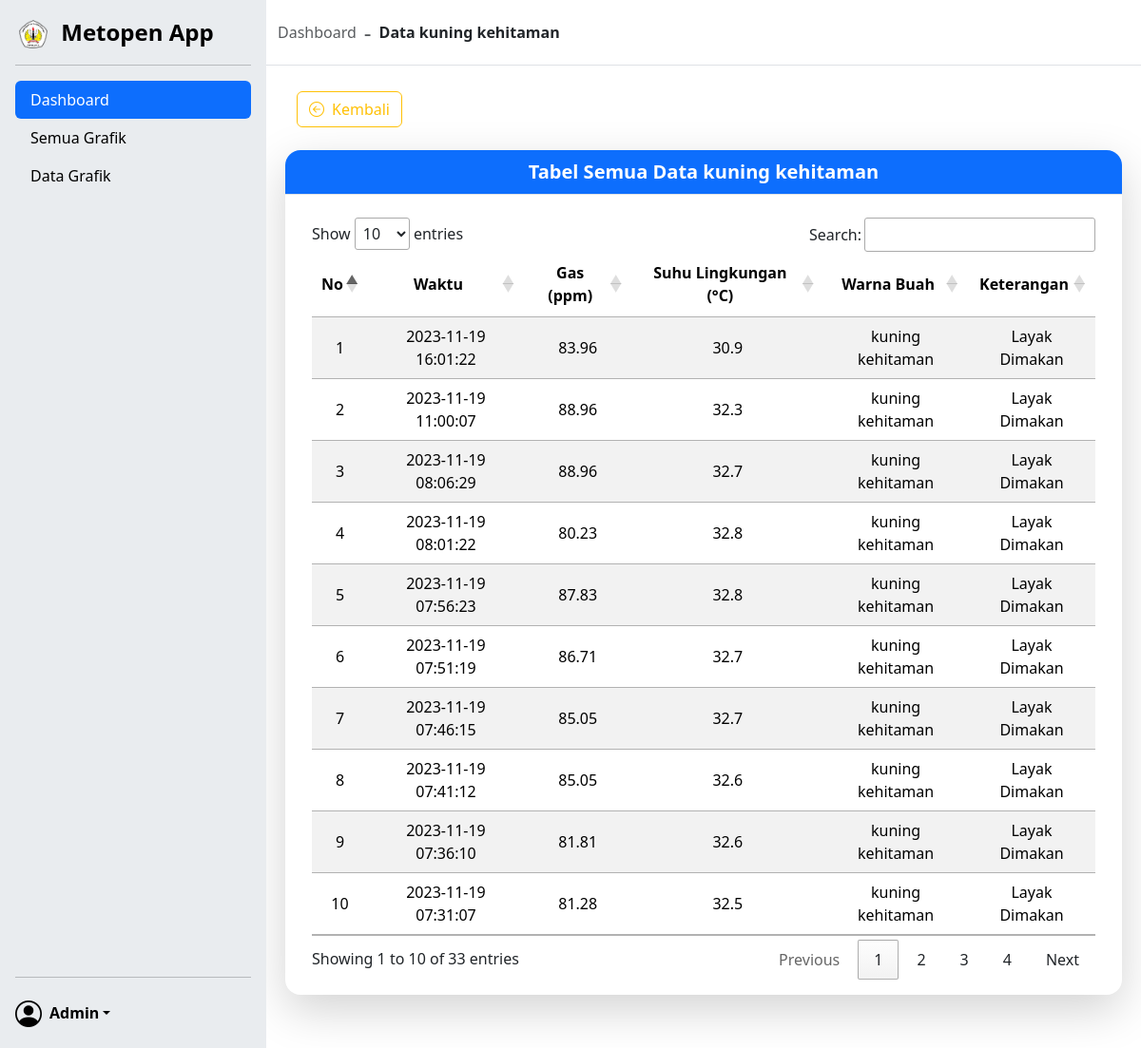
/rincian-buah-layak-dimakan.php?warna-buah=kuning kehitaman (signed in), run on the app's committed database.
### tables this page shows
CREATE TABLE `data` (
  `id` int(7) NOT NULL,
  `gas` float(8,2) DEFAULT NULL,
  `suhu_lingkungan` float(4,2) DEFAULT NULL,
  `warna_buah_id` int(3) DEFAULT NULL,
  `kelayakan` tinyint(1) NOT NULL,
  `created_at` timestamp NOT NULL DEFAULT current_timestamp(),
  `updated_at` timestamp NOT NULL DEFAULT current_timestamp() ON UPDATE current_timestamp()
);

CREATE TABLE `warna_buah` (
  `id` int(3) NOT NULL,
  `warna` varchar(30) NOT NULL
);

### rincian-buah-layak-dimakan.php (the view, shortened to what this page needs)
<?php
require 'conn.php';
include "./View/data.view.php";
?>
<!DOCTYPE html>
<html lang="en">
<head>
    <link rel="stylesheet" href="public/css/bootstrap.min.css" />
    <link rel="stylesheet" href="public/css/sidebars.css" />
    <link rel="stylesheet" href="https://cdn.jsdelivr.net/npm/bootstrap-icons@1.10.4/font/bootstrap-icons.css">
    <link rel="stylesheet" href="https://cdn.datatables.net/1.13.4/css/jquery.dataTables.min.css">
</head>
<body>
    <div class="sidebar d-flex flex-column flex-shrink-0 p-1 p-md-3 bg-body-secondary">
        <a href="" class="d-flex align-items-center mb-md-0 me-md-auto link-body-emphasis text-decoration-none">
            <span class="fs-4 fw-bold text-text-center">
                <img src="public/image/untan.png" width="30px" class="mx-1 me-md-2">
                <span class="text-dashboard-item">Metopen App</span>
            </span>
        </a>
        <hr>
        <ul class="nav nav-pills flex-column mb-auto">
            <li>
                <a href="index.php" class="nav-link active text-dashboard-item">
                    Dashboard
                </a>
            </li>
            <li>
                <a href="all-grafik.php" class="nav-link link-body-emphasis text-dashboard-item">
                    Semua Grafik
                </a>
            </li>
            <li class="nav-item">
                <a href="data-tables.php" class="nav-link link-body-emphasis text-dashboard-item">
                    Data Grafik
                </a>
            </li>
        </ul>
        <hr>
        <div class="dropdown">
            <a href="#" class="d-flex align-items-center link-body-emphasis text-decoration-none dropdown-toggle" data-bs-toggle="dropdown" aria-expanded="false">
                <i class="bi bi-person-circle fs-3 me-2"></i>
                <strong class="text-dashboard-item"><?= $_SESSION['admin-name'] ?></strong>
            </a>
        </div>
    </div>
    <div class="main-content">
        <div class="container scrollarea">
            <div class="row">
                <div class="col-md-12 pt-3 pb-3 border-bottom bg index">
                    <a href="" class="d-flex align-items-center me-md-auto text-dark text-decoration-none">
                        <span class="fs-6 text-muted me-2">Dashboard </span><span class="fs-4 text-muted"> - </span><span class="ms-2 fs-6 fw-bold"> Data <?= $_GET['warna-buah'] ?></span>
                    </a>
                </div>
            </div>
            <div class="row m-2 mt-5">
                <div class="row mt-5">
                    <div class="col-md-12">
                        <a href="buah-layak-makan.php" class="text-decoration-none">
                            <button type="button" class="btn btn-outline-warning"><i class="bi bi-arrow-left-circle me-2"></i>Kembali</button>
                        </a>
                    </div>
                </div>
                <div class="col-md-12 shadow-lg border border-0 rounded-4 mt-4 mb-5">
                    <div class="row mb-2">
                        <div class="col-md-12 bg-primary text-center border-0 border-bottom rounded-top-4 p-2">
                            <span class="fs-5 text-white fw-bold">
                                Tabel Semua Data <?= $_GET['warna-buah'] ?>
                            </span>
                        </div>
                    </div>
                    <div class="container p-3">
                        <div class="col-md-12 table-responsive text-center">
                            <table class="table table-striped align-middle" id="data_grafik_table">
                                <thead>
                                    <tr>
                                        <th class="align-middle text-center">No</th>
                                        <th class="align-middle text-center">Waktu</th>
                                        <th class="align-middle text-center">Gas (ppm)</th>
                                        <th class="align-middle text-center">Suhu Lingkungan (°C)</th>
                                        <th class="align-middle text-center">Warna Buah</th>
                                        <th class="align-middle text-center">Keterangan</th>
                                    </tr>
                                </thead>
                                <tbody>
                                    <?php
                                    $warna_buah = $_GET['warna-buah'];
                                    $query = "SELECT data.*, warna_buah.warna AS warna_buah_warna FROM data JOIN warna_buah ON data.warna_buah_id = warna_buah.id  WHERE kelayakan = true && warna = ? ORDER BY created_at DESC";
                                    $stmt = $mysqli->prepare($query);
                                    $stmt->bind_param("s", $warna_buah);
                                    $stmt->execute();
                                    $result = $stmt->get_result();
                                    $no = 1;
                                    while ($row = $result->fetch_assoc()) {
                                        if ($row['kelayakan'] == true) {
                                            $keterangan = "Layak Dimakan";
                                        } else {
                                            $keterangan = "Tidak Layak Dimakan";
                                        } ?>
                                        <tr>
                                            <td><?= $no++ ?></td>
                                            <td><?= $row['created_at'] ?></td>
                                            <td><?= $row['gas'] ?></td>
                                            <td><?= $row['suhu_lingkungan'] ?></td>
                                            <td><?= $row['warna_buah_warna'] ?></td>
                                            <td><?= $keterangan ?></td>
                                        <?php } ?>
                                </tbody>
                            </table>
                        </div>
                    </div>
                </div>
            </div>
        </div>
    </div>
</body>
</html>

### public/css/sidebars.css (style rules this page uses)
.sidebar { position: fixed; top: 0; bottom: 0; left: 0; overflow-y: unset; height: 100vh; width: 280px; }
.main-content { margin-left: 280px; height: 100vh; overflow-y: scroll; }
.dropdown-toggle { outline: 0; }
.scrollarea { overflow-y: auto; }
.bg { background-color: #ffffff; }
.index { position: fixed; z-index: 9000; }

### data on the page
data: created_at "2023-11-19 16:01:22", gas "83.96", suhu_lingkungan "30.9", warna_buah.warna "kuning kehitaman", kelayakan "Layak Dimakan"
data: created_at "2023-11-19 11:00:07", gas "88.96", suhu_lingkungan "32.3", warna_buah.warna "kuning kehitaman", kelayakan "Layak Dimakan"
data: created_at "2023-11-19 08:06:29", gas "88.96", suhu_lingkungan "32.7", warna_buah.warna "kuning kehitaman", kelayakan "Layak Dimakan"
data: created_at "2023-11-19 08:01:22", gas "80.23", suhu_lingkungan "32.8", warna_buah.warna "kuning kehitaman", kelayakan "Layak Dimakan"
data: created_at "2023-11-19 07:56:23", gas "87.83", suhu_lingkungan "32.8", warna_buah.warna "kuning kehitaman", kelayakan "Layak Dimakan"
data: created_at "2023-11-19 07:51:19", gas "86.71", suhu_lingkungan "32.7", warna_buah.warna "kuning kehitaman", kelayakan "Layak Dimakan"
data: created_at "2023-11-19 07:46:15", gas "85.05", suhu_lingkungan "32.7", warna_buah.warna "kuning kehitaman", kelayakan "Layak Dimakan"
data: created_at "2023-11-19 07:41:12", gas "85.05", suhu_lingkungan "32.6", warna_buah.warna "kuning kehitaman", kelayakan "Layak Dimakan"
data: created_at "2023-11-19 07:36:10", gas "81.81", suhu_lingkungan "32.6", warna_buah.warna "kuning kehitaman", kelayakan "Layak Dimakan"
data: created_at "2023-11-19 07:31:07", gas "81.28", suhu_lingkungan "32.5", warna_buah.warna "kuning kehitaman", kelayakan "Layak Dimakan"

### other printed values
$_SESSION['admin-name'] "Admin"
$_GET['warna-buah'] "kuning kehitaman"
